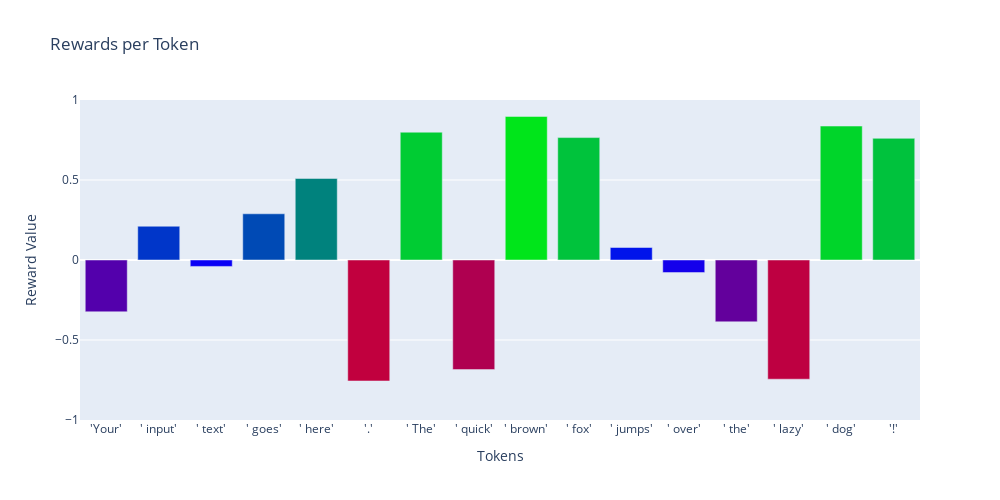

Notebook code cell kept with this figure:
### Code cell
text = "Your input text goes here. The quick brown fox jumps over the lazy dog!"
tokens = tokenizer.tokenize(text)
input_ids = tokenizer.convert_tokens_to_ids(tokens)
clean_tokens = [f"'{token.replace('Ġ', ' ')}'" for token in tokens]

# let's assume rewards is a list of floats, where each float represents the reward of each token
# rewards = [0.2, -0.1, 0.5, -0.2, 0.1, 0.3, 0.0, 0.4]  # Modify according to your rewards
rewards = [0] * len(tokens)
# set a random value between -1 and 1 for each token
rewards = np.random.uniform(-1, 1, len(tokens))

plot_token_rewards(clean_tokens, rewards)

### Figure 1 — Plotly figure (JSON) as saved in the notebook; plotly's stock layout.template omitted (floating-point values rounded to 4 significant figures)
{"data": [{"hovertemplate": "Token: %{x}<br>Reward: %{y}<extra></extra>", "marker": {"cmax": 1, "cmin": -1, "color": [-0.3238, 0.2111, -0.0402, 0.2888, 0.5096, -0.7561, 0.7989, -0.6851, 0.8973, 0.7651, 0.07822, -0.07861, -0.3865, -0.745, 0.8371, 0.7604], "colorscale": [[0, "rgb(255, 0, 0)"], [0.5, "rgb(0, 0, 255)"], [1, "rgb(0, 255, 0)"]]}, "type": "bar", "x": ["'Your'", "' input'", "' text'", "' goes'", "' here'", "'.'", "' The'", "' quick'", "' brown'", "' fox'", "' jumps'", "' over'", "' the'", "' lazy'", "' dog'", "'!'"], "y": [-0.3238, 0.2111, -0.0402, 0.2888, 0.5096, -0.7561, 0.7989, -0.6851, 0.8973, 0.7651, 0.07822, -0.07861, -0.3865, -0.745, 0.8371, 0.7604]}], "layout": {"autosize": false, "height": 500, "title": {"text": "Rewards per Token"}, "width": 1000, "xaxis": {"title": {"text": "Tokens"}}, "yaxis": {"range": [-1, 1], "title": {"text": "Reward Value"}}}}
